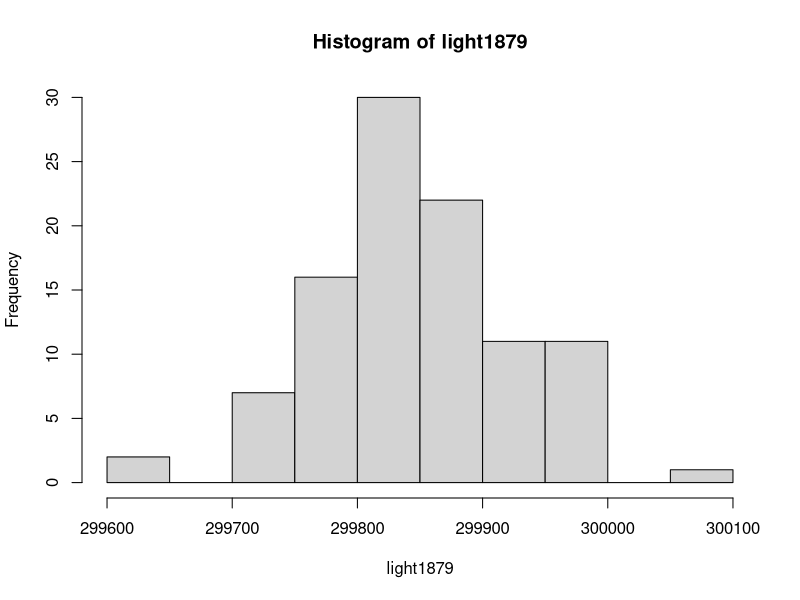
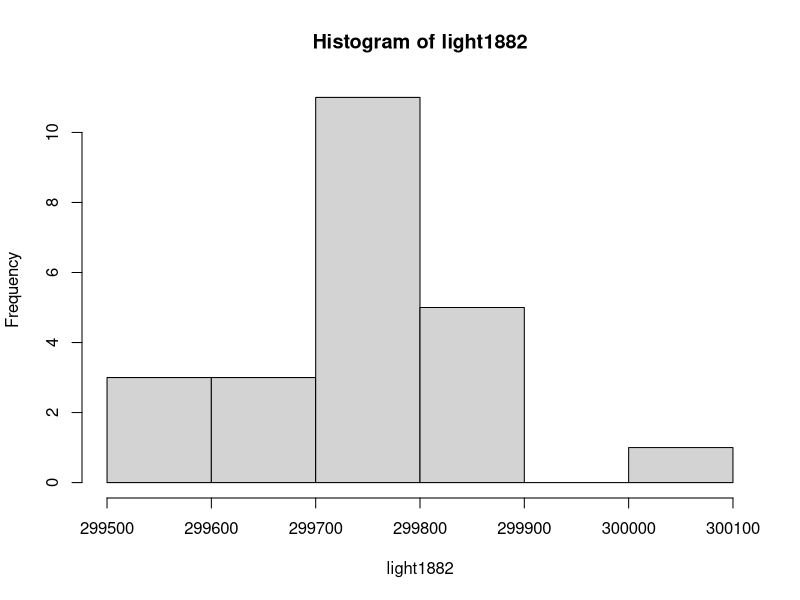
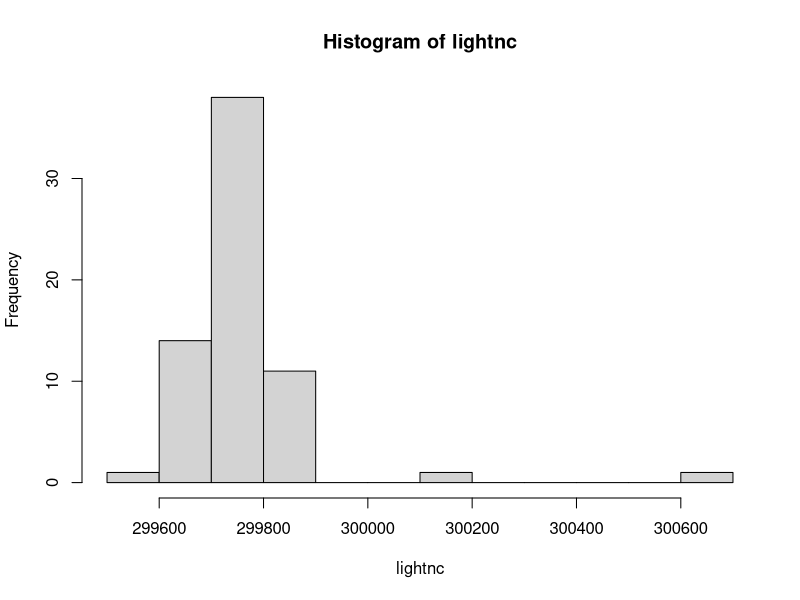
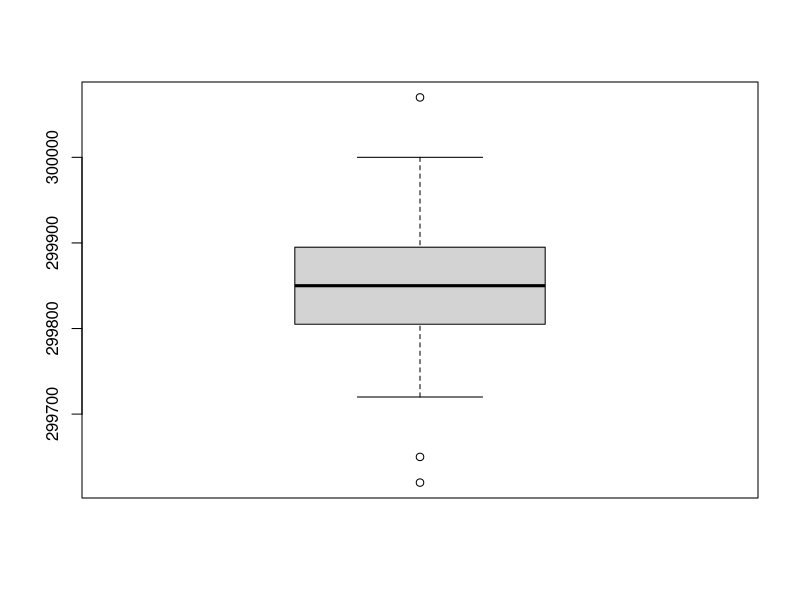
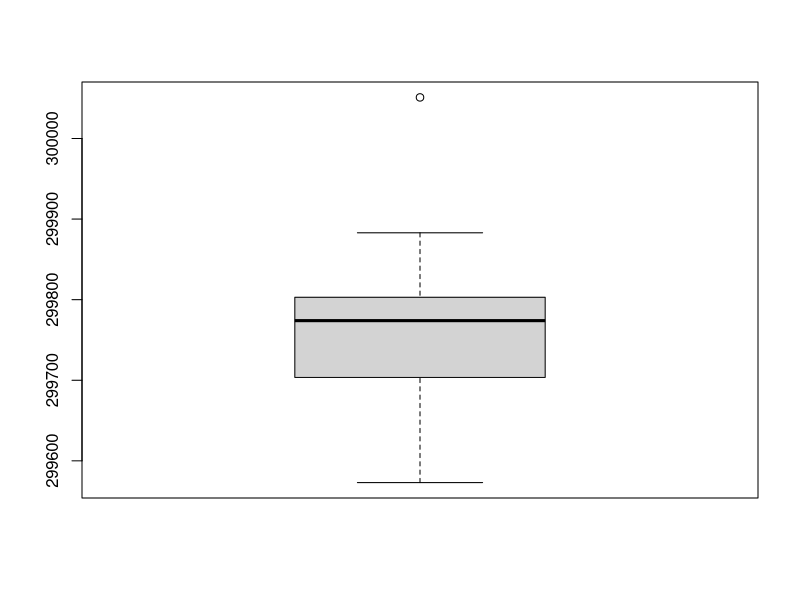
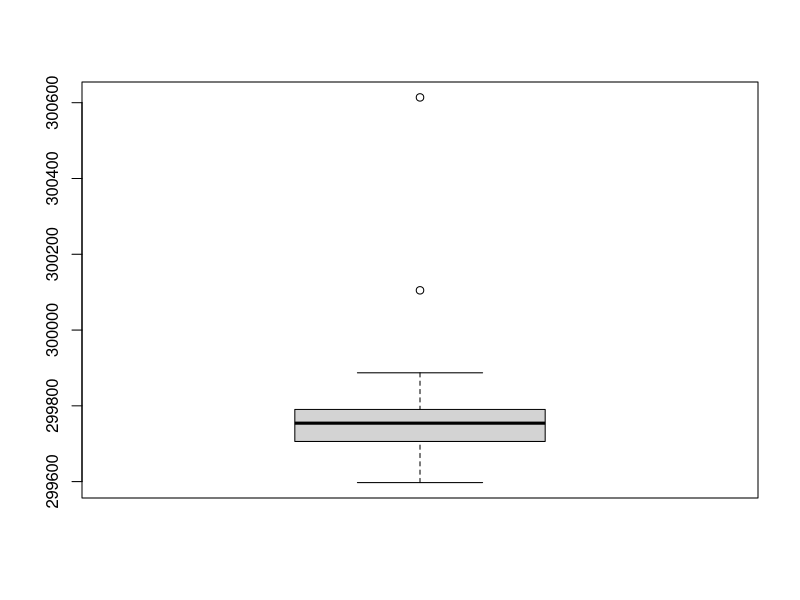

Write R code to recreate these figures, in order.
light1879 = scan("light1879.txt")
light1882 = scan("light1882.txt")
lightnc = scan("light.txt")

# convert to the proper km/s value
for (i in 1:length(light1879)) {
  light1879[i] = light1879[i] + 299000
}

for (i in 1:length(light1882)) {
  light1882[i] = light1882[i] + 299000
}

for (i in 1:length(lightnc)) {
  lightnc[i] = 7442000 / (lightnc[i] / 1000 + 24.8)
}

# 1.
hist(light1879)
hist(light1882)
hist(lightnc)

boxplot(light1879)
boxplot(light1882)
boxplot(lightnc)

# first two look like normal distribution, the third on looks more like lognormal, I don't know what else to say?

# 2.

# confidence interval of light1879
error1 = qnorm(0.975) * sd(light1879) / sqrt(length(light1879))
T1 = mean(light1879)
c(T1 - error1, T1 + error1)

# confidence interval of light1882
error2 = qnorm(0.975) * sd(light1882) / sqrt(length(light1882))
T2 = mean(light1882)
c(T2 - error2, T2 + error2)

# confidence interval of lightnc
B = 1000
Tstar = numeric(B)
for (i in 1:B) {
  Xstar = sample(lightnc, replace = TRUE)
  Tstar[i] = mean(Xstar)
}
Tstar25 = quantile(Tstar, 0.025)
Tstar975 = quantile(Tstar, 0.975)

T3 = mean(lightnc)
c(2 * T3 - Tstar975, 2 * T3 - Tstar25)

# 3.
# no idea what to say about them, they are pretty close to the speed of light *shrug*

# 4.
speed_of_light = 299792.458
# outside of confidence interval of light1879 and lightnc but inside of confidence interval of light1882
